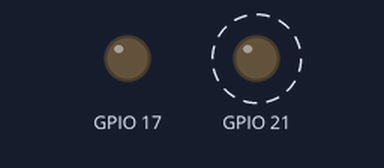
The program below on a simulated Raspberry Pi (BCM pin numbers). On the bench: output pins drawn as LEDs (lit = HIGH). Dashed ring = blinking.

Above: at 0.2 s.
At 2.2 s:
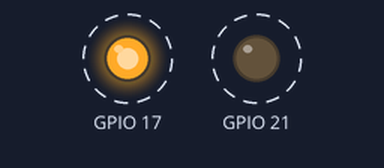
Timing chart, 0 to 3.0 s (numbered marks = the images above):
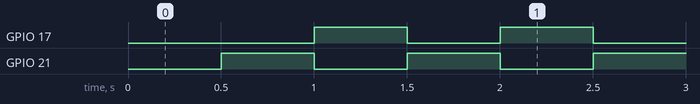

Measured:
- by itself, GPIO 17, GPIO 21: alternates HIGH for 0.50 s and LOW for 0.50 s

The program:

02_blink_twice.py
```python
# 01_blink.py
# From the code for the Electronics Starter Kit for the Raspberry Pi by MonkMakes.com


import RPi.GPIO as GPIO
import time

# Configure the Pi to use the BCM (Broadcom) pin names, rather than the pin positions
GPIO.setmode(GPIO.BCM)


class LED:
    # state = False

    def __init__(self, start_state, id_pin):
        self.state = start_state
        self.pin = id_pin
        GPIO.setup(self.pin, GPIO.OUT)

    def switch(self):
        self.state = not self.state
        GPIO.output(self.pin, self.state)


red_LED1 = LED(True,17)
red_LED2 = LED(False,21)


try:
    while True:
        time.sleep(0.5)# delay 0.5 seconds
        red_LED1.switch()
        red_LED2.switch()
finally:
    print("Cleaning up")
    GPIO.cleanup()

# You could get rid of the try: finally: code and just have the while loop
# and its contents. However, the try: finally: construct makes sure that
# when you CTRL-c the program to end it, all the pins are set back to
# being inputs. This helps protect your Pi from accidental shorts-circuits
# if something metal touches the GPIO pins.
```
